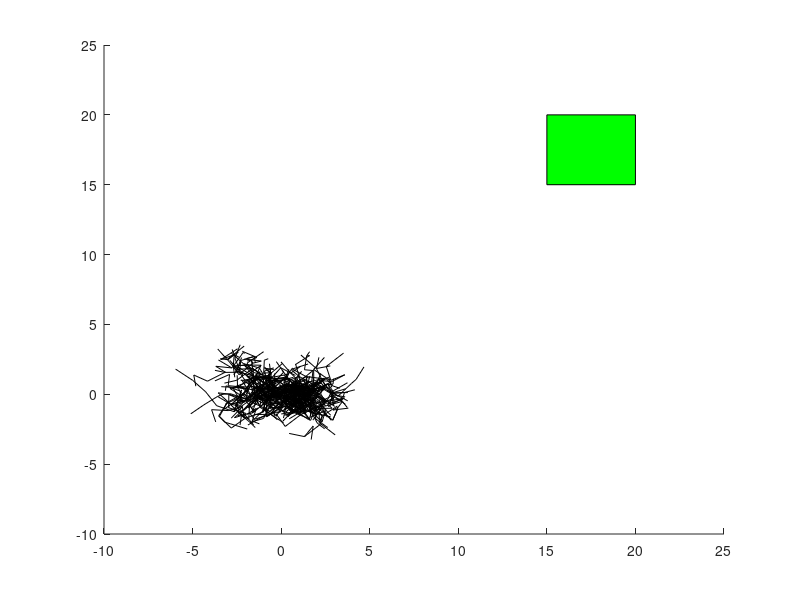

Write the MATLAB code that produced this figure.
function testRandomTree

T = struct('parent',zeros(1,1000),'node',zeros(2,1000));  % pre-allocate memory for the "tree"
for i=2:size(T.parent,2)
  T.parent(i) = randi(i-1);
  x_rand = T.node(:,T.parent(i));
  u_rand = 2*rand(2,1)-1;
  x_new = x_rand+u_rand;
  if (15<=x_new(1) && x_new(1)<=20 && 15<=x_new(2) && x_new(2)<=20)
    disp('Success!'); break;
  end
  T.node(:,i) = x_new;
end
clf;
line([T.node(1,T.parent(2:end));T.node(1,2:end)],[T.node(2,T.parent(2:end));T.node(2,2:end)],'Color','k');
patch([15,15,20,20],[15,20,20,15],'g')
axis([-10,25,-10,25]);
  
